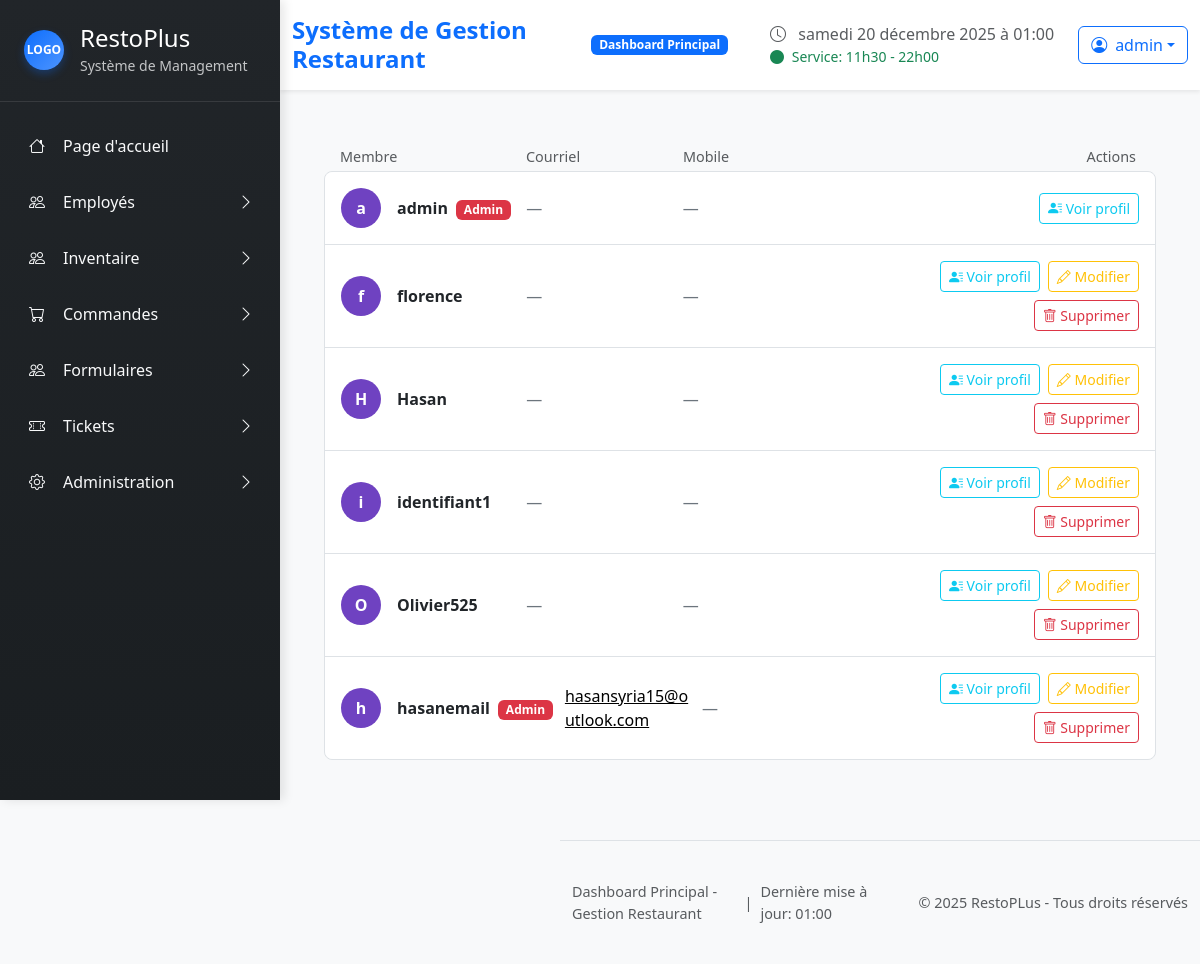
The app's page /dashboard/ (signed in), older data.
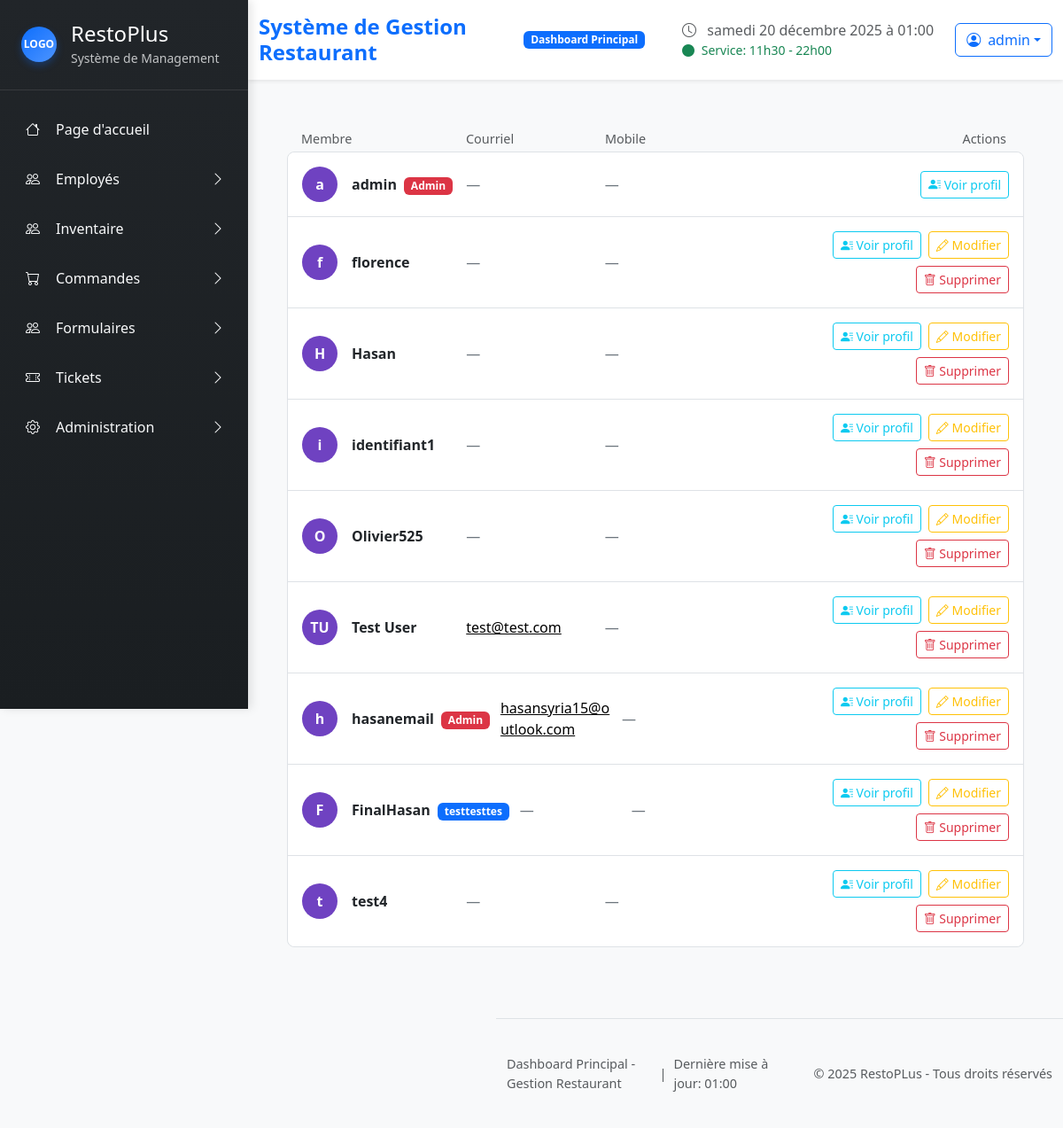
The same page, newer data.
### restoplus/models.py (models this page shows, shortened)
class User(AbstractUser):
    @property
    def mobile_display(self):
        return self.mobile if self.mobile else '—'
    class AvailabilityStatus(models.TextChoices):
        NOT_FILLED = "not_filled", "Non remplie"
        PENDING    = "pending",    "En attente"
        FILLED     = "filled",     "Remplie"
    availability_status = models.CharField(
        max_length=20,
        choices=AvailabilityStatus.choices,
        default=AvailabilityStatus.NOT_FILLED,
        verbose_name="Statut des disponibilités"
        )
    first_name = models.CharField(max_length=150, blank=True, verbose_name="Prénom")
    last_name = models.CharField(max_length=150, blank=True, verbose_name="Nom de famille")
    poste = models.CharField(max_length=100, blank=True, verbose_name="Poste")
    mobile = models.CharField(max_length=20,blank=True,validators=[phone_validator], verbose_name="Téléphone")
    email = models.CharField(
        max_length=254,
        blank=True,
        verbose_name="Courriel",
        validators=[email_validator]
    )
    is_manager = models.BooleanField(default=False)
    role = models.ForeignKey(Role, on_delete=models.SET_NULL, null=True, blank=True)
    def can_manage_employees(self):
        if self.is_superuser:
            return True
        return self.has_permission('can_manage_users')
    def can_manage_schedules(self):
        if self.is_superuser or self.is_staff:
            return True
        return self.has_permission('can_manage_schedules')

class Role(models.Model):
    name = models.CharField(max_length=100, unique=True, verbose_name="Nom du rôle")
    description = models.TextField(blank=True, verbose_name="Description")
    can_manage_users = models.BooleanField(default=False, verbose_name="Peut gérer les utilisateurs")
    can_view_reports = models.BooleanField(default=False, verbose_name="Peut voir les rapports")
    can_manage_inventory = models.BooleanField(default=False, verbose_name="Peut gérer l'inventaire")
    can_manage_orders = models.BooleanField(default=False, verbose_name="Peut gérer les commandes")
    can_distribute_tasks = models.BooleanField(default=False, verbose_name="Peut distribuer des tâches à tous")
    can_manage_schedules = models.BooleanField(default=False, verbose_name="Peut créer les horaires")
    created_at = models.DateTimeField(auto_now_add=True)
    class Meta:
        verbose_name = "Rôle"
        verbose_name_plural = "Rôles"
        ordering = ['name']

### restoplus/views.py (the view)
# urls.py: path('dashboard/',views.employees_management,name="employees_management"),
@login_required
def employees_management(request):
    employes = User.objects.all()
    return render(request,"restoplus/employees_management.html",{"employes": employes})

### restoplus/templates/restoplus/employees_management.html (shortened to what this page needs)
{% extends "restoplus/base.html" %}
{% load static %}
{% block content %}
<div class="container mt-4 abcdefghijklm">
  <div class="d-none d-md-grid px-3 mb-1 employee-grid-header">
    <div>Membre</div>
    <div>Courriel</div>
    <div>Mobile</div>
    <div class="text-end pe-1">Actions</div>
  </div>
  <div class="list-group list-group-flush border rounded-3">
    {% for employe in employes %}
    <div class="list-group-item employee-row py-3"
      data-name="{{ employe.first_name }} {{ employe.last_name }} {{ employe.username }}"
      data-email="{{ employe.email }}">
      <div class="d-grid align-items-center employee-grid-row">
        <div class="d-flex align-items-center gap-3">
          <div class="rounded-circle d-flex align-items-center justify-content-center fw-bold text-white employee-avatar">
            {% if employe.first_name or employe.last_name %}
            {{ employe.first_name|first }}{{ employe.last_name|first }}
            {% else %}
            {{ employe.username|first }}
            {% endif %}
          </div>
          <div class="min-w-0">
            <div class="fw-semibold text-truncate">
              {% if employe.first_name or employe.last_name %}
              {{ employe.first_name }} {{ employe.last_name }}
              {% else %}
              {{ employe.username }}
              {% endif %}
              {% if employe.is_superuser %}
              <span class="badge bg-danger ms-1">Admin</span>
              {% elif employe.role %}
              <span class="badge bg-primary ms-1">{{ employe.role.name }}</span>
              {% endif %}
            </div>
          </div>
        </div>
        <div class="text-break">
          {% if employe.email %}
          <a href="mailto:{{ employe.email }}" class="link-body-emphasis">{{ employe.email }}</a>
          {% else %}
          <span class="text-secondary">—</span>
          {% endif %}
        </div>
        <div class="text-secondary">
          {{ employe.mobile_display }}
        </div>
        <div class="d-flex justify-content-md-end gap-2 flex-wrap">
          <a href="{% url 'employee_profile' employe.id %}"
            class="btn btn-outline-info btn-sm flex-grow-1 flex-md-grow-0">
            <i class="bi bi-person-lines-fill"></i>
            <span class="d-none d-lg-inline">Voir profil</span>
          </a>
          {% if user.can_manage_employees and employe != user %}
          <a href="{% url 'edit_employee' employe.id %}"
            class="btn btn-outline-warning btn-sm flex-grow-1 flex-md-grow-0">
            <i class="bi bi-pencil"></i>
            <span class="d-none d-lg-inline">Modifier</span>
          </a>
          <form action="{% url 'delete_employee' employe.id %}" method="post" class="d-inline m-0">
            <button type="submit" class="btn btn-outline-danger btn-sm flex-grow-1 flex-md-grow-0"
              onclick="return confirm('Êtes-vous sûr de vouloir supprimer cet employé ?')">
              <i class="bi bi-trash"></i>
              <span class="d-none d-lg-inline">Supprimer</span>
            </button>
          </form>
          {% endif %}
        </div>
      </div>
    </div>
    {% empty %}
    <div class="list-group-item py-4 text-center text-secondary">
      Aucun employé trouvé.
    </div>
    {% endfor %}
  </div>
</div>
{% endblock %}

### restoplus/templates/restoplus/partials/header.html (shortened to what this page needs)
{% load static %}
<header class="main-header bg-white shadow-sm sticky-top">
  <div class="container-fluid">
    <div class="row align-items-center py-3">
      <div class="col-md-6">
        <div class="d-flex align-items-center">
          <h1 class="h4 mb-0 text-primary fw-bold">
            Système de Gestion Restaurant
          </h1>
          <span
            class="badge bg-primary ms-3 animate__animated animate__pulse animate__infinite"
            >Dashboard Principal</span
          >
        </div>
      </div>
      <div class="col-md-6">
        <div class="d-flex justify-content-end align-items-center">
          <div class="me-4">
            <i class="bi bi-clock text-muted me-2"></i>
            <span class="text-muted" id="current-time"></span>
            <div class="small text-success">
              <i class="bi bi-circle-fill me-1"></i>
              Service: 11h30 - 22h00
            </div>
          </div>
          <div class="dropdown">
            <button
              class="btn btn-outline-primary dropdown-toggle d-flex align-items-center"
              type="button"
              data-bs-toggle="dropdown"
            >
              <i class="bi bi-person-circle me-2"></i>
              {{ request.user.username }}
            </button>
          </div>
        </div>
      </div>
    </div>
  </div>
</header>

Row changes from the older to the newer data that the page shows:
added User: first_name|first "T", last_name|first "U", first_name "Test", last_name "User", email "test@test.com", mobile_display "—", shows "Modifier"
added User: username|first "F", username "FinalHasan", role.name "testtesttes", mobile_display "—", shows "Modifier"
added User: username|first "t", username "test4", mobile_display "—", shows "Modifier"
